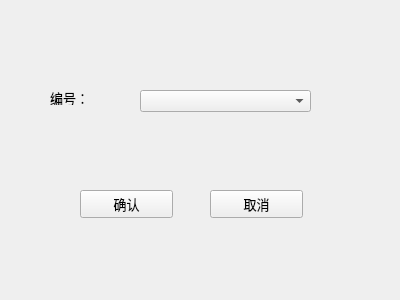
<?xml version="1.0" encoding="UTF-8"?>
<ui version="4.0">
 <class>DBook</class>
 <widget class="QWidget" name="DBook">
  <property name="geometry">
   <rect>
    <x>0</x>
    <y>0</y>
    <width>400</width>
    <height>300</height>
   </rect>
  </property>
  <property name="font">
   <font>
    <family>微软雅黑</family>
    <pointsize>10</pointsize>
   </font>
  </property>
  <property name="windowTitle">
   <string>DBook</string>
  </property>
  <widget class="QComboBox" name="comboBox">
   <property name="geometry">
    <rect>
     <x>140</x>
     <y>90</y>
     <width>171</width>
     <height>22</height>
    </rect>
   </property>
   <property name="font">
    <font>
     <family>微软雅黑</family>
     <pointsize>10</pointsize>
    </font>
   </property>
  </widget>
  <widget class="QPushButton" name="ButtonSure">
   <property name="geometry">
    <rect>
     <x>80</x>
     <y>190</y>
     <width>93</width>
     <height>28</height>
    </rect>
   </property>
   <property name="text">
    <string>确认</string>
   </property>
  </widget>
  <widget class="QPushButton" name="ButtonDiscard">
   <property name="geometry">
    <rect>
     <x>210</x>
     <y>190</y>
     <width>93</width>
     <height>28</height>
    </rect>
   </property>
   <property name="text">
    <string>取消</string>
   </property>
  </widget>
  <widget class="QLabel" name="label">
   <property name="geometry">
    <rect>
     <x>50</x>
     <y>90</y>
     <width>72</width>
     <height>15</height>
    </rect>
   </property>
   <property name="text">
    <string>编号：</string>
   </property>
  </widget>
 </widget>
 <layoutdefault spacing="6" margin="11"/>
 <resources/>
 <connections/>
</ui>
